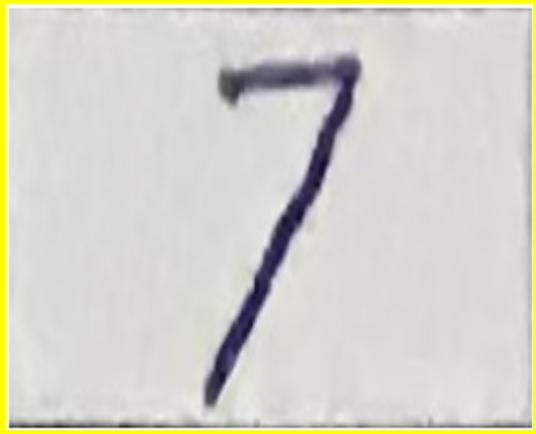
#> input picture cells/710.jpg, 536 x 434 px, found by its file name
$ jupyter execute --allow-errors HogPrediction.ipynb   (older library calls are emulated)
#> lines starting #> are read from the running program, lines starting #| are printed output that depends on the picture
[cell 1]
#importing required libraries
from skimage.io import imread
from skimage.transform import resize
from skimage.feature import hog
from skimage import exposure
import matplotlib.pyplot as plt

from sklearn import svm

import cv2
import numpy as np

[cell 2]
def show_images(images,titles=None):
    #This function is used to show image(s) with titles by sending an array of images and an array of associated titles.
    # images[0] will be drawn with the title titles[0] if exists
    # You aren't required to understand this function, use it as-is.
    n_ims = len(images)
    if titles is None: titles = ['(%d)' % i for i in range(1,n_ims + 1)]
    fig = plt.figure()
    n = 1
    for image,title in zip(images,titles):
        a = fig.add_subplot(1,n_ims,n)
        if image.ndim == 2:
            plt.gray()
        plt.imshow(image)
        a.set_title(title)
        n += 1
    fig.set_size_inches(np.array(fig.get_size_inches()) * n_ims)
    plt.show()

[cell 3]
def HogFun(path):
    # Reading image BGR
#> called with path = './Data set/Training Set/Tick/710.jpg'
    img_1=cv2.imread(path, cv2.IMREAD_GRAYSCALE)
#> img_1: shape (434, 536); min 17, max 255, mean 210.6

    # print(np.shape(Symbol_Binary))
    # Show Images
#     print(np.shape(img_1))


    # resizing image
    resized_img_1 = resize(img_1, (128*4, 64*4))
    # plt.axis("off")
    # plt.imshow(resized_img)
    # print(resized_img.shape)


    #creating hog features
    fd_1, hog_image_1 = hog(resized_img_1, orientations=9, pixels_per_cell=(8, 8),cells_per_block=(2, 2), visualize=True, multichannel=False)
    show_images([img_1,resized_img_1,hog_image_1],["Gray","Resized","hog_image"])
#> in show_images, `n_ims = len(images)`: n_ims = 3
#> the loop in show_images, `for image,title in zip(images,titles):` made 3 passes
#> title on passes 1 to 3: 'Gray', 'Resized', 'hog_image'
#> after the loop in show_images, `for image,title in zip(images,titles):`: n = 4
    # Fd Faeture
#     print(np.shape(fd_1))
    return fd_1,hog_image_1

[cell 4]
def trainModel(x_train,y_train):
    model = svm.SVC()
    model.fit(x_train,y_train)
    return model

[cell 5]
Tick=[]
fd_1, hog_image_1=HogFun('./Data set/Training Set/Tick/710.jpg')
Tick.append(fd_1)

fd_2, hog_image_2=HogFun('./Data set/Training Set/Tick/810.jpg')
#> call 2 of HogFun, with path = './Data set/Training Set/Tick/810.jpg'
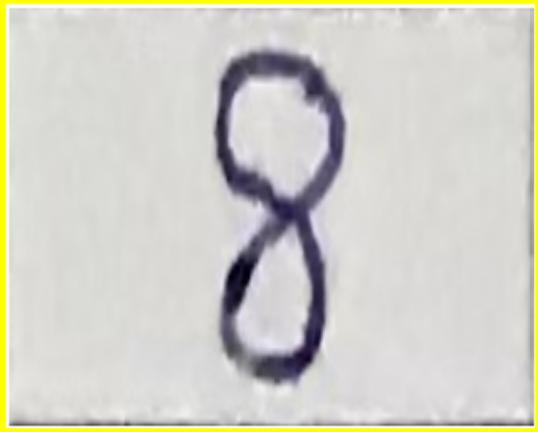
#> input picture cells/810.jpg, 538 x 432 px, found by its file name
#> the loop in show_images (call 2), `for image,title in zip(images,titles):` made 3 passes
Tick.append(fd_2)

fd_3, hog_image_3=HogFun('./Data set/Training Set/Tick/011.jpg')
#> call 3 of HogFun, with path = './Data set/Training Set/Tick/011.jpg'
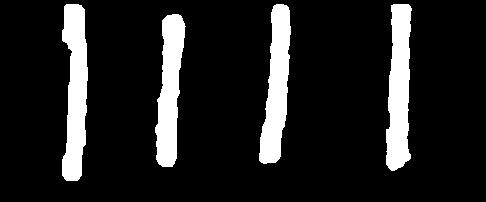
#> input picture CellsExtracted/14/011.jpg, 486 x 202 px, found by its file name
#> in HogFun, img_1 is the input picture: shape (202, 486); min 0, max 255, mean 32.9
#> the loop in show_images (call 3), `for image,title in zip(images,titles):` made 3 passes
#> in show_images (call 3), `plt.show()`:
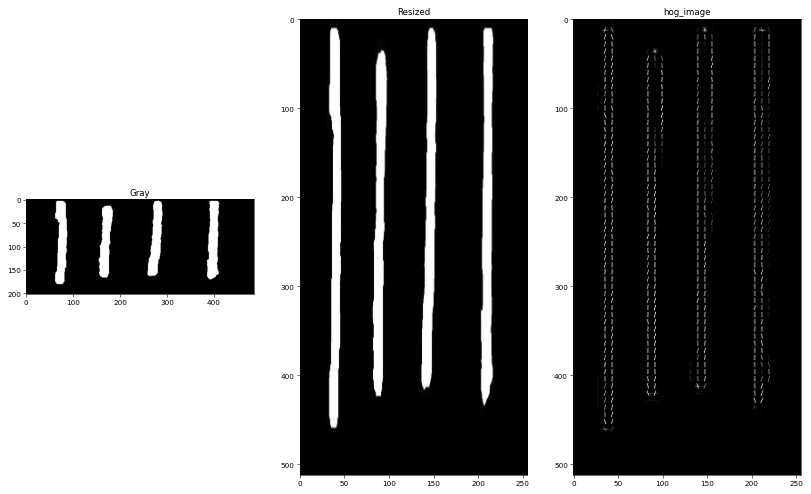
#> figure drawn by matplotlib, 3 panels
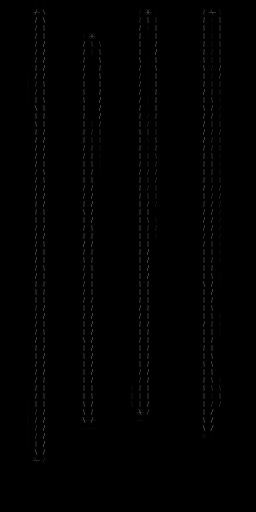
#> hog_image_3: shape (512, 256) float64; min 0, max 0.322, mean 0.00476
Tick.append(fd_3)

fd_4, hog_image_4=HogFun('./Data set/Training Set/Tick/110.jpg')
#> call 4 of HogFun, with path = './Data set/Training Set/Tick/110.jpg'
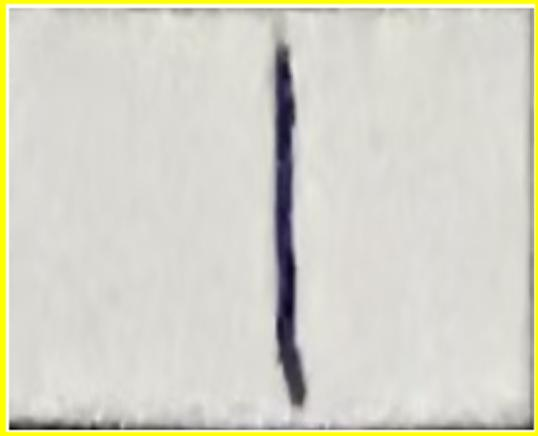
#> input picture cells/110.jpg, 538 x 436 px, found by its file name
Tick.append(fd_4)

fd_5, hog_image_5=HogFun('./Data set/Training Set/Tick/210.jpg')
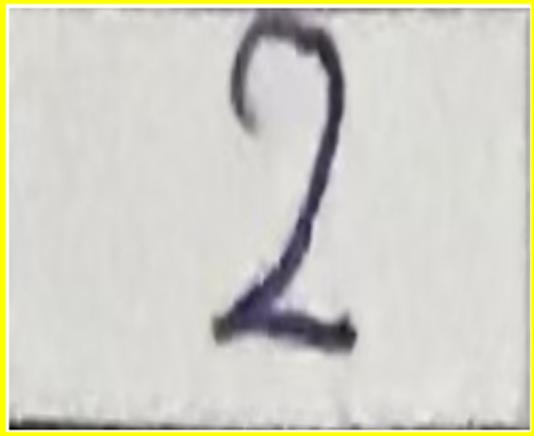
#> input picture cells/210.jpg, 534 x 436 px, found by its file name
#> in HogFun (call 5), `resized_img_1 = resize(img_1, (128*4, 64*4))`:
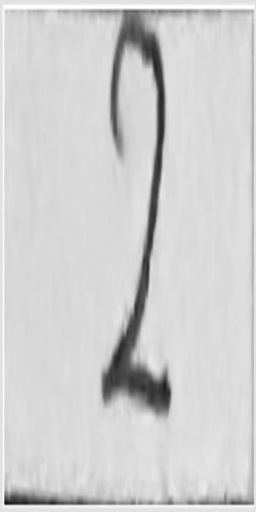
#> resized_img_1: shape (512, 256) float64; min 0.059, max 1, mean 0.815
Tick.append(fd_5)

fd_6, hog_image_6=HogFun('./Data set/Training Set/Tick/310.jpg')
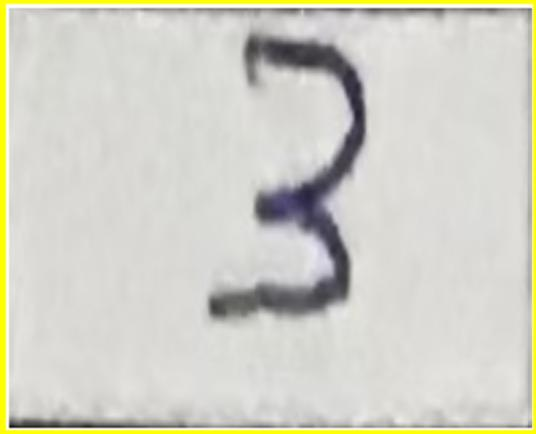
#> input picture cells/310.jpg, 536 x 434 px, found by its file name
#> in HogFun (call 6), `resized_img_1 = resize(img_1, (128*4, 64*4))`:
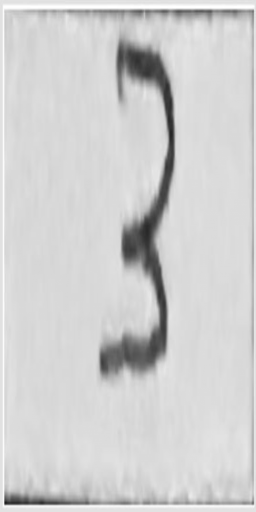
#> resized_img_1: shape (512, 256) float64; min 0.116, max 1, mean 0.816
#> the loop in show_images (call 6), `for image,title in zip(images,titles):` made 3 passes
#> in show_images (call 6), `plt.show()`:
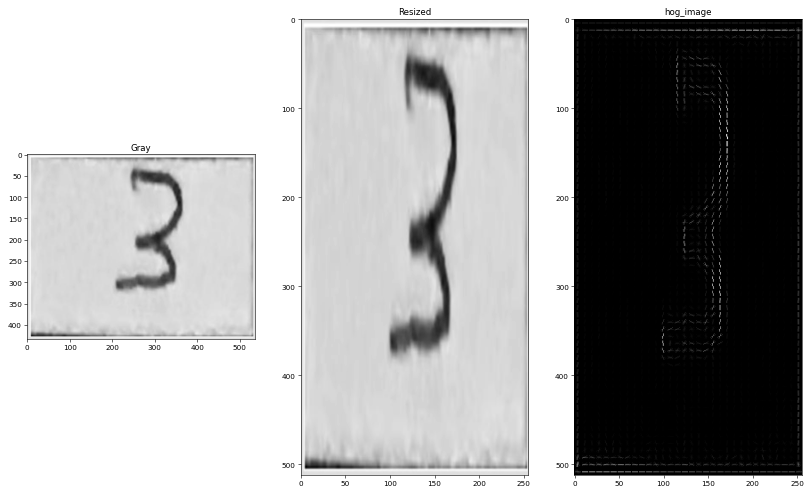
#> figure drawn by matplotlib, 3 panels
Tick.append(fd_6)

#> (the rest of this cell did not finish here and is left out)
